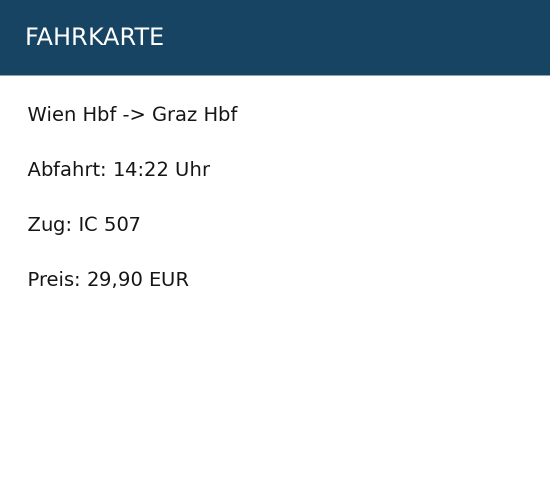
#> input picture benchmarks/media-ai-search-benchmark-20261009/five-way/images/Bahn_Ticket_0014.png, 1100 x 1000 px, given in place of IMG_0001.png, which was not available (shown at 1/2 size)
$ python create_report.py
#> lines starting #> are read from the running program, lines starting #| are printed output that depends on the picture
import json,statistics,subprocess
from pathlib import Path
from PIL import Image
ROOT=Path(__file__).resolve().parent
d=json.loads((ROOT/'results.json').read_text());s=d['summary'];p=d['performance'];docs={x['key']:x for x in d['documents']}
#> (reads benchmarks/media-ai-search-benchmark-20261009/five-way/results.json from the repository)
names={'normal_nextcloud':'Normale Nextcloud-Dateisuche','current_media_ai':'Aktuelle Media-AI-Volltextsuche','metadata_embedding':'Embedding der Media-AI-Metadaten','image_embedding':'Direktes Bild-Embedding','combined_embedding':'Metadaten- und Bild-Embedding (RRF)'}
def ms(xs):return f'{statistics.median(xs):.2f} ms Median / {sorted(xs)[min(len(xs)-1,int(.95*len(xs)))]:.2f} ms P95'
def table(group):
#> called with group = 'content'
 out=['| Verfahren | Richtig auf Platz 1 | Richtig unter ersten 5 | MRR |','|---|---:|---:|---:|']
 for key,label in names.items():
  m=s[key][group];out.append(f"| {label} | {m['hit1']}/{m['n']} ({m['hit1_pct']:.1f} %) | {m['hit5']}/{m['n']} ({m['hit5_pct']:.1f} %) | {m['mrr']:.3f} |")
 return '\n'.join(out)
lines=['# Media AI: Vergleich von fünf Suchverfahren','',
 '## Befund','',
 'Die zusätzliche semantische Suche bringt in diesem kleinen Test einen großen Gewinn gegenüber der aktuellen Volltextsuche. Die vorhandene Media-AI-Pipeline liefert dafür bereits brauchbare Daten: Metadaten-Embedding 50/52 richtige erste Treffer, aktuelle Volltextsuche 19/52. Direktes Bild-Embedding erreicht 49/52. Die vorab gewählte Rangfusion erreicht ebenfalls 49/52; eine feste 50/50-Kosinusmischung erreicht 50/52 und schlägt die Metadatenvariante auch nicht. Die Kombination ist damit hier nicht nachweisbar besser. Ein einzelner Treffer Unterschied ist bei dieser kleinen, künstlichen Stichprobe keine belastbare generelle Rangordnung.','',
 'Naheliegender erster Schritt für eure bestehende Pipeline: Beschreibung, Tags, Objekte und OCR zusätzlich embedden und Dateinamen-/exakte Textsuche weiter anbieten. Bildvektoren bleiben eine interessante Erweiterung, besonders für Inhalte, die die Beschreibung auslässt; ihr zusätzlicher Qualitätsgewinn ist mit diesem Versuch jedoch nicht belegt. Sie sind auch als eigenständige Alternative brauchbar und erfordern für ihre Erzeugung keine Qwen-Beschreibung.','',
 'Alle drei Embedding-Verfahren beantworten die vier absichtlich nicht vorhandenen Inhalte mit unpassenden Treffern, weil kein kalibrierter Relevanzfilter benutzt wurde. Auch die bestehende Volltextsuche liefert bei „Abfahrt 23:59“ einen falschen Treffer: die kurzen Zahlentokens fallen weg. Eine Kombination allein löst diese Grenzen nicht.','',
 '## Aufbau und tatsächliche Testgrenzen','',
 '20 künstliche Bilder: sechs mit dem eingebauten imagegen-Werkzeug erzeugte Fotos, acht deterministisch erzeugte Dokument-/Screenshotbilder und sechs Grafiken. Keine privaten Medien. 62 vorab festgelegte Suchanfragen: 52 Inhaltsanfragen, sechs Dateinamen-Kontrollen und vier nicht vorhandene Inhalte. Verwandte Anfragen an dieselben Bilder sind keine unabhängigen Stichproben. Dies ist ein kleiner diagnostischer Versuch, keine repräsentative Messung einer echten Fotobibliothek.','',
 'Die aktuelle Pipeline hat alle Bilder tatsächlich mit `qwen/qwen3.8-27b` (Q4_K_M) am vorhandenen Modellserver analysiert: unveränderter Worker, Standardprompts, Vision, OCR, Bildvorbereitung und LM-Studio-SDK-Transport. Eigene lokale Quelle, eigene Datenbank, keine Veröffentlichung an produktives Nextcloud. Die hier verwendeten Einstellungen entsprechen den Repository-Defaults; individuelle abweichende Einstellungen der produktiven Installation wurden nicht ausgelesen.','',
 '1. **Normale Nextcloud-Suche:** echter OCS-Provider `files` einer isolierten Nextcloud 32.0.5 mit SQLite über HTTP. Keine zusätzliche OCR-/Volltext-App, keine manuellen Tags. Der Provider sucht Dateinamen mit `LIKE`. Drei Dateinamen enthalten Inhaltsbegriffe, die übrigen überwiegend Kamera-/Scanbezeichnungen.',
 '2. **Aktuelle Media-AI-Suche:** tatsächliche unveränderte PHP-Methoden `Metadata::validate/upsert/search`, isoliertes MariaDB 11.8.9 mit InnoDB-FULLTEXT, Binärkollation, Standard-Stopwörtern und Mindestwortlänge 3. Alle Suchwörter werden mit `+wort*` verknüpft; die Reihenfolge folgt der Datensatz-ID. Der Test ruft den Suchdienst direkt auf; Provider-HTTP, Berechtigungs-/ETag-Prüfungen und Android-Oberfläche wurden hierfür nicht gemessen.',
 '3. **Nur Metadaten-Embedding:** Beschreibung, Tags, Objekte und OCR werden zu einem Text zusammengefügt. Keine Dateinamen, keine Bildpixel, keine lexikalische Rettung.',
 '4. **Nur Bild-Embedding:** tatsächliche Bildpixel, ohne Pipeline-Metadaten, OCR-Text oder Dateinamen. Die Suche selbst bleibt eine Textanfrage; der multimodale Encoder vergleicht sie mit den Bildvektoren.',
 '5. **Beide Embeddings:** zwei getrennte Vektoren pro Bild. Gleich gewichtete Rangfusion `1/(60+Textrang) + 1/(60+Bildrang)`. Vorab festgelegt, nicht anhand der Antworten optimiert. Eine feste 50/50-Mischung der Kosinuswerte ist separat als Diagnose enthalten.','',
 'EmbeddingGemma 2: optimierter Text-Encoder 270M und Text-/Bild-Encoder 440M, vollständige **768 Dimensionen**, normalisierte Float32-Vektoren und exakter Kosinusvergleich. Textgewichte int4-QAT, Bild-Encoder int8-QAT; 140 Bild-Tokens, das Maximum dieses LiteRT-Exports. Das sind nicht die unquantisierten Originalgewichte und nicht automatisch das Maximum jedes Google-Exports. Eingabegrenzen 128–512 Text-Tokens. Modellrevisionen, Originaldateien, Quellstand, Bildprüfsummen und vorab festgelegtes Verfahren liegen daneben.','',
 'Offizielle Modellquellen: [Text/Bild-LiteRT-Modell](https://huggingface.co/litert-community/embeddinggemma-2-text-vision-440m-litert-lm), [Google-Basismodell und Suchpräfixe](https://huggingface.co/google/embeddinggemma-2), [LiteRT-Dokumentation](https://developers.google.com/edge/litert-lm/embedding_models). Primär wurden die Präfixe der Google-Modellkarte benutzt. Die abweichenden Präfixe der LiteRT-Anleitung werden separat berichtet.','',
 '## Ergebnis für Bildinhalte – 52 beantwortbare Anfragen','',table('content'),'',
 'Hit@1 bedeutet: Mindestens eines der vorab markierten passenden Bilder steht ganz oben. Hit@5 bedeutet: Mindestens eines steht unter den ersten fünf. Das ist keine Genauigkeit über alle Bilder und keine Garantie, dass die übrigen Treffer passen. MRR bewertet den Rang des ersten passenden Bilds. Bei allgemeinen Einzelwörtern gibt es Interpretationsspielraum; „Fahrrad“ wurde auf Bilder mit sichtbarem Fahrrad bezogen.','',
 '## Einschließlich Dateinamen – 58 beantwortbare Anfragen','',table('all_answerable'),'',
 'Die sechs Dateinamen-Anfragen sind eine bewusste Kontrolle. Die Embedding-Varianten erhalten keine Dateinamen und sollen diese Fähigkeit im Test nicht vortäuschen. Eine reale Suche sollte Dateiname und genaue OCR-Begriffe zusätzlich unterstützen.','',
 '## Nach Suchart','', '| Suchart | Anzahl | Nextcloud | Media AI aktuell | Metadaten-Embedding | Bild-Embedding | Beide |','|---|---:|---:|---:|---:|---:|---:|']
for g in ['Begriffe','Umschreibungen','Englisch','OCR exakt','Visuelle Details','Dateiname']:
 vals=[f"{s[k][g]['hit1']}/{s[k][g]['n']}" for k in names]
 lines.append('| '+g+' | '+str(s['normal_nextcloud'][g]['n'])+' | '+' | '.join(vals)+' |')
lines+=['','## Konkrete Beispiele','', '| Anfrage | Nextcloud | Media AI aktuell | Metadaten-Embedding | Bild-Embedding | Beide |','|---|---|---|---|---|---|']
for text in ['Vierbeiner spielt im Wasser','Zweirad neben einer Sitzbank','Fahrrad unter Baeumen','robot vacuum cleaner and a black cat','RECHNUNG 12345','12346','17:30','gelbes Kanu auf dem See','roter Kreis links vom blauen Quadrat','roter Kreis rechts vom blauen Quadrat','gelbes Dreieck ueber gruenem Stern','gelbes Dreieck unter gruenem Stern','blaues Fahrrad am Strand','RECHNUNG 12349']:
 q=next(q for q in d['queries'] if q['text']==text);cells=[]
 for k in names:
  r=d['methods'][k][q['id']];first=r[0] if r else None
  cells.append(('✓ ' if first in q['relevant'] else '✗ ') + (docs[first]['label'] if first else 'Keine Treffer'))
 lines.append('| '+text+' | '+' | '.join(cells)+' |')
lines+=['', 'Die Fehler sind teilweise komplementär: Die Metadaten finden „Fahrrad unter Baeumen“ besser, der Bild-Encoder die Anordnung „roter Kreis rechts“ oder „gelbes Dreieck ueber“. Bei der gleich gewichteten Rangfusion entstehen dabei auch Ranggleichstände; diese werden unverändert nach der vorher festgelegten Datensatzreihenfolge aufgelöst. Eine bessere Fusion könnte helfen, müsste aber mit separaten Trainings-/Validierungsdaten geprüft werden. Die Testantworten wurden hierfür nicht zum Optimieren benutzt.', '', '## Nicht vorhandene Inhalte','', '| Verfahren | Unpassende nichtleere Ergebnislisten |','|---|---:|']
for k,label in names.items():lines.append(f"| {label} | {d['absent'][k]['false_nonempty']}/4 |")
lines+=['', 'Alle drei dichten Verfahren geben ohne Schwelle immer Ergebnisse aus. Die Schwelle wurde absichtlich nicht nachträglich anhand dieser vier Anfragen angepasst. Insbesondere nahe Rechnungsnummern und Farben brauchen eine verlässliche Regel für genaue Begriffe oder ein separat geprüftes Relevanzfilterverfahren. Keine Treffer ist bei diesen vier Anfragen die richtige Antwort.','',
 '## Unverändert vorab festgelegte Zusatzdiagnosen','', '| Variante | Hit@1 für Inhalte | Hit@5 für Inhalte |','|---|---:|---:|']
for k in d['diagnostics']:
 m=s[k]['content'];lines.append(f"| {k} | {m['hit1']}/{m['n']} | {m['hit5']}/{m['n']} |")
lines+=['','Die OR-Volltextvariante ist ein Änderungsvorschlag, nicht eure aktuelle Suche. Alternative Präfixe und Score-Mischung sind Sensitivitätsprüfungen, kein nachträglich ausgewählter Testsieger.','',
 '## Gemessene Laufzeit und Speicher','',
 '- Lokaler Rechner: Intel Core i5-12400, KVM mit 10 sichtbaren vCPUs, 30 GiB RAM. Embeddings auf CPU mit vier Threads; kein lokaler GPU-Test.',
 '- Normale Nextcloud-Suche, lokaler kompletter HTTP-Aufruf: '+ms(p['normal_nextcloud_http_ms'])+'.',
 '- Media-AI-Suchdienst, ausschließlich Datenbankaufruf: '+ms(p['current_media_ai_db_ms'])+'.',
 '- Metadaten-Modell, Suchtext nach Aufwärmen: '+ms(p['metadata_timings_ms']['query'])+'.',
 '- Multimodales Modell, Suchtext: '+ms(p['image']['timings_ms']['query'])+'.',
 '- Ein Bild direkt embedden (einmalige Indexierung): '+ms(p['image']['timings_ms']['image'])+'.',
 f"- Modell laden: Text {p['metadata_model_load_ms']:.1f} ms, multimodal {p['image']['load_ms']:.1f} ms; Gewichte lagen bereits lokal, kein belastbarer Kaltstart nach Neustart.",
 f"- Peak-RSS des Text-Benchmarkprozesses inklusive Ergebnis-/Scanarrays: {p['metadata_peak_rss_mib']:.1f} MiB; separater multimodaler Encoderprozess: {p['image']['peak_rss_mib']:.1f} MiB. Keine reine Modell-RAM-Messung.",
 '- 30.000 wiederholte Vektoren, exakter Vergleich plus Top-5-Auswahl: ein Index '+ms(p['30k_repeated_vectors_scan']['one_index'])+', zwei Indizes mit Kosinusmischung '+ms(p['30k_repeated_vectors_scan']['two_indexes'])+', beide getrennt mit Rangfusion '+ms(p['30k_repeated_vectors_scan']['two_indexes_rrf'])+'. Ausschließlich Rechenzeit; keine 30.000 verschiedenen Fotos und keine End-to-End-Netzwerk-/Android-Messung.',
 '- Speicher für 30.000 Bilder × 768 Dimensionen: ein Float32-Index **92,16 MB** (87,89 MiB), zwei **184,32 MB** (175,78 MiB). Float16 halbiert das auf 46,08 bzw. 92,16 MB; Dateizuordnung, Suchindex und Modelle kommen zusätzlich dazu.',
 f"- Float16-Speicherung der Metadaten-Vektoren änderte bei {p['float16_metadata_top5_changed_queries']}/62 Anfragen die Reihenfolge/Inhalte der ersten fünf Treffer. Das ist keine allgemeine Qualitätsgarantie.",
 f"- Minimale Kosinusübereinstimmung der Suchvektoren aus Text- und Text/Bild-Export: {p['text_only_vs_multimodal_query_min_cosine']:.8f}. Gleiche Modellfamilie allein ist keine allgemeine Kompatibilitätsgarantie; diese konkreten Exporte wurden hier verglichen.",
 '', 'Die obigen Zeiten messen unterschiedliche Grenzen: HTTP, SQL und lokale Modellinferenz dürfen nicht als direkt vergleichbare End-to-End-Zeiten ausgelegt werden. Der große Qwen-Server wurde nur zur einmaligen Metadatenerzeugung gebraucht. Die Gallery-App ist durch diesen Test nicht verändert und Offline-Suche am Handy wurde nicht getestet.','',
 '## Artefakte und Wiederholung','',
 '[Interaktiver Vergleich](compare.html) zeigt für jede Anfrage die ersten fünf Bilder aller Verfahren, die erwarteten Bilder und die wirklich erzeugten Metadaten. `results.json` enthält alle Ränge, Scores, Metriken und Zeiten. `fixtures.json` enthält den vorab festgelegten Bildbestand und die Solltreffer. `provenance.json`, `protocol.json`, Modellrevisionen, `.npy`-Vektoren, Pipeline-Konfiguration und vollständige Logs erlauben Prüfung und Wiederholung.','',
 'Zum erneuten reinen Retrieval-Vergleich `rerun.py` mit der Python-Umgebung aus dem übergeordneten Benchmark ausführen. Das nutzt die bereits erzeugten, eingefrorenen Metadaten und erstellt eigene kurzlebige Nextcloud-/MariaDB-Container. Die probabilistische Qwen-Erkennung wird nicht still erneut erzeugt. Ein erneuter vollständiger Pipeline-Lauf ist separat mit `run_inference.py` möglich, bei vorhandener State-Datenbank aber aus dem Pipeline-Cache.','']
inference=json.loads((ROOT/'inference-results.json').read_text());lines.insert(lines.index('## Gemessene Laufzeit und Speicher')+2,f"Pipeline-Analyse aller 20 Bilder: {inference['wall_seconds']:.1f} Sekunden Wandzeit; alle 20 fertig. Serverseitige Auslastung und Reasoning beeinflussen diese Laufzeit.\n")
#> (reads benchmarks/media-ai-search-benchmark-20261009/five-way/inference-results.json from the repository)
if (ROOT/'verification.json').exists():
 verification=json.loads((ROOT/'verification.json').read_text())
 if verification['dataset_sha256']==d['dataset_sha256'] and verification['retrieval_repeat_identical']:
  lines+=['## Verifikation','', 'Ein zweiter vollständiger Retrieval-Lauf mit neuen Nextcloud-/MariaDB-Testinstanzen und denselben eingefrorenen Metadaten lieferte exakt dieselben Trefferlisten für alle 62 Anfragen, auch bei den separat ausgewiesenen Zusatzdiagnosen. Die Qwen-Erkennung wurde einmal ausgeführt. Bildprüfsummen, Solltreffer und unveränderter Quellstand wurden geprüft. Filter, Einzelanfragen und Kategorieauswertung des interaktiven Berichts wurden im Browser funktional geprüft. Beide Durchläufe haben ihre kurzlebigen Testcontainer samt anonymen Volumes wieder entfernt.','']
(ROOT/'REPORT.md').write_text('\n'.join(lines))
thumbs=ROOT/'thumbs';thumbs.mkdir(exist_ok=True)
for x in d['documents']:
 im=Image.open(ROOT/'images'/x['path']).convert('RGB');im.thumbnail((350,220));im.save(thumbs/(x['key']+'.jpg'),quality=82)
#> further down, im is the input picture: PIL image 1100x1000 RGB; mean R, G, B 218.6, 225.2, 229.8
#> after `im.thumbnail((350, 220))`:
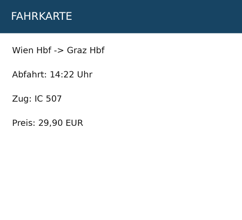
#> im: PIL image 242x220 RGB; mean R, G, B 218.4, 225.1, 229.7
#> pass 2 of the loop `for x in d['documents']:`:
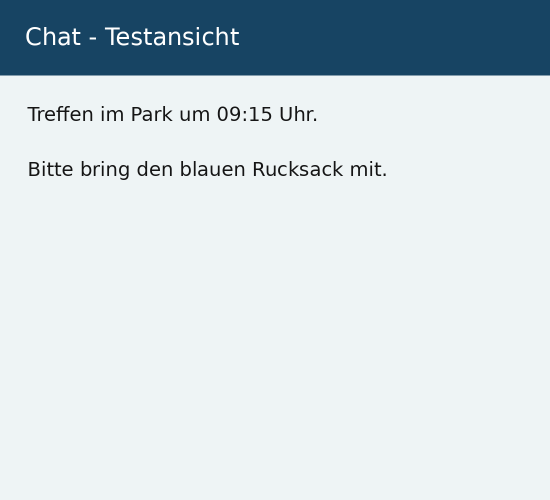
#> input picture benchmarks/media-ai-search-benchmark-20261009/five-way/images/CHAT_0010.png, 1100 x 1000 px (shown at 1/2 size)
#> im is the input picture: PIL image 1100x1000 RGB; mean R, G, B 204.5, 216.2, 221.6
#> `im.thumbnail((350, 220))`:
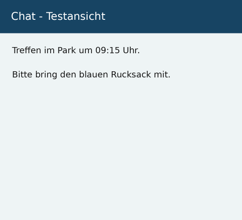
#> im: PIL image 242x220 RGB; mean R, G, B 204.5, 216.1, 221.6
#> pass 3 of the loop `for x in d['documents']:`:
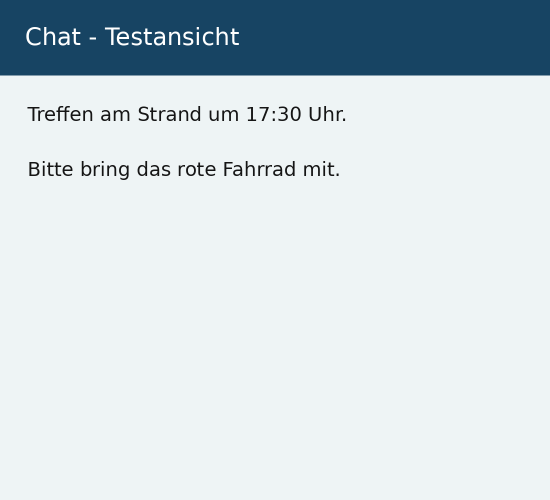
#> input picture benchmarks/media-ai-search-benchmark-20261009/five-way/images/CHAT_0009.png, 1100 x 1000 px, given in place of SCAN_0012.png, which was not available (shown at 1/2 size)
#> im is the input picture: PIL image 1100x1000 RGB; mean R, G, B 204.6, 216.2, 221.6
#> `im.thumbnail((350, 220))`:
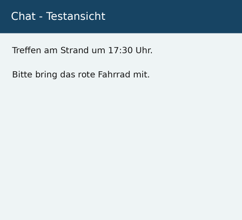
#> im: PIL image 242x220 RGB; mean R, G, B 204.6, 216.2, 221.6
#> (the run stopped early here; a loop or call above may not have finished)
